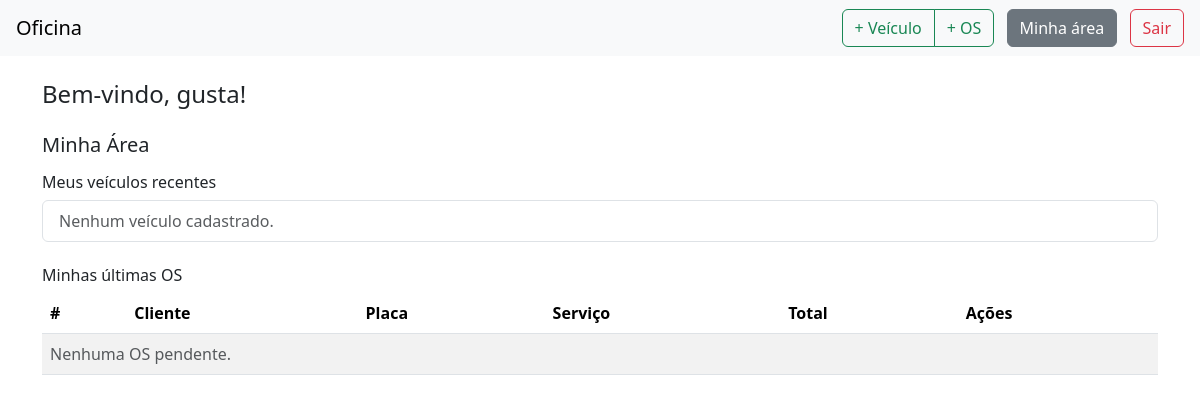
/area/ (signed in), run on an earlier commit of the app's database.
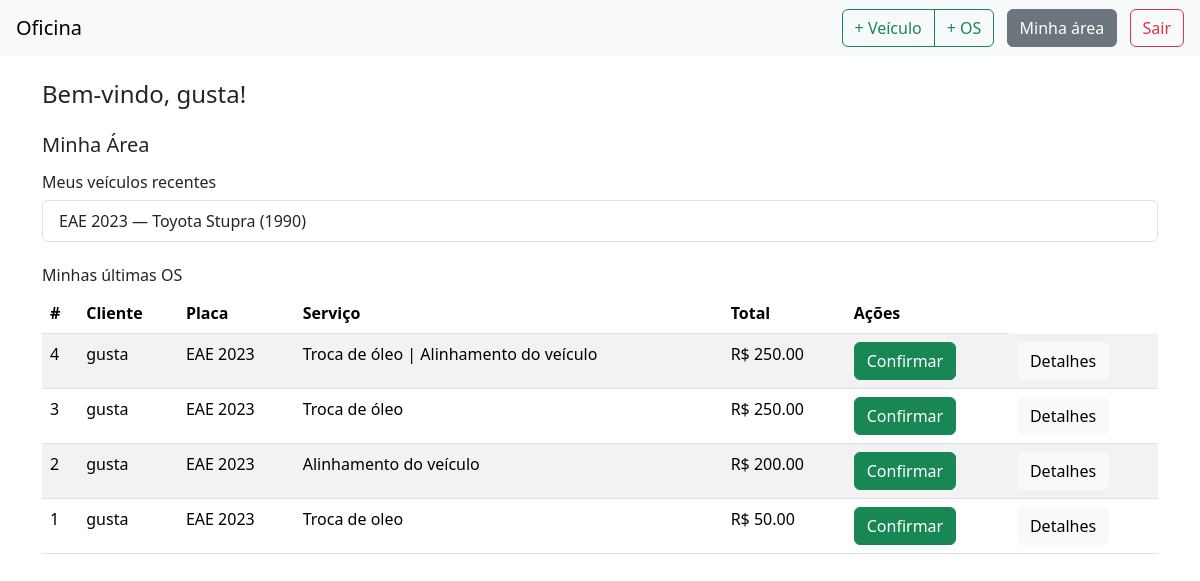
And on a later commit of the database.
### core/models.py (models this page shows, shortened)
class TimeStamped(models.Model):
    created_at = models.DateTimeField(auto_now_add=True)
    updated_at = models.DateTimeField(auto_now=True)
    class Meta:
        abstract = True  # não cria tabela, só serve pra herança

class Vehicle(TimeStamped):
    owner = models.ForeignKey(User, on_delete=models.CASCADE, related_name="vehicles")
    plate = models.CharField("Placa", max_length=10, unique=True)
    make = models.CharField("Marca", max_length=60)
    model = models.CharField(max_length=80)
    year = models.PositiveIntegerField()
    notes = models.TextField(blank=True)

class WorkOrder(TimeStamped):
    STATUS = [
        ("open", "Aberta"),
        ("in_progress", "Em execução"),
        ("done", "Concluída"),
        ("canceled", "Cancelada"),
    ]
    title = models.CharField("Título da OS", max_length=100, blank=True, default="")
    vehicle = models.ForeignKey(Vehicle, on_delete=models.CASCADE, related_name="work_orders")
    opened_by = models.ForeignKey(User, on_delete=models.SET_NULL, null=True, blank=True, related_name="opened_orders")
    assigned_mechanic = models.ForeignKey(Mechanic, on_delete=models.SET_NULL, null=True, blank=True, related_name="orders")
    status = models.CharField(max_length=20, choices=STATUS, default="open")
    opened_at = models.DateTimeField(default=timezone.now)
    closed_at = models.DateTimeField(null=True, blank=True)
    notes = models.TextField(blank=True)
    customer_confirmed = models.BooleanField(default=False)  # cliente confirma a OS
    @property
    def total(self):
        return round(sum(wi.subtotal for wi in self.items.all()), 2)

class WorkItem(TimeStamped):
    workorder = models.ForeignKey(WorkOrder, on_delete=models.CASCADE, related_name="items")
    service = models.ForeignKey(Service, on_delete=models.PROTECT, related_name="work_items")
    quantity = models.PositiveIntegerField(default=1, validators=[MinValueValidator(1)])
    unit_price = models.DecimalField(max_digits=10, decimal_places=2, validators=[MinValueValidator(0)])
    @property
    def subtotal(self):
        return round(self.quantity * self.unit_price, 2)

### core/views.py (the view)
# urls.py: path("area/", views.user_area, name="user_area"),
@login_required
@login_required
def user_area(request):
    vehicles = (
        Vehicle.objects
        .filter(owner=request.user)
        .order_by("-created_at")[:5]
    )
    orders = (
        WorkOrder.objects
        .filter(vehicle__owner=request.user, customer_confirmed=False)  # <--
        .select_related("vehicle", "vehicle__owner", "assigned_mechanic")
        .order_by("-created_at")[:5]
    )
    context = {
        "vehicles": vehicles,
        "orders": orders,
        "username": request.user.username,
    }
    return render(request, "user_area.html", context)

### templates/user_area.html (shortened to what this page needs)
{% extends "base.html" %}
{% block content %}
<h1 class="h4 mb-3">Bem-vindo, {{ username }}!</h1>
<h2 class="h5 mt-4">Minha Área</h2>
<h3 class="h6 mt-3">Meus veículos recentes</h3>
<ul class="list-group mb-4">
  {% for v in vehicles %}
    <li class="list-group-item">{{ v.plate }} — {{ v.make }} {{ v.model }} ({{ v.year }})</li>
  {% empty %}
    <li class="list-group-item text-muted">Nenhum veículo cadastrado.</li>
  {% endfor %}
</ul>
<h3 class="h6">Minhas últimas OS</h3>
<table class="table table-striped">
  <thead>
    <tr>
      <th>#</th>
      <th>Cliente</th>
      <th>Placa</th>
      <th>Serviço</th>
      <th>Total</th>
      <th>Ações</th>
    </tr>
  </thead>
  <tbody id="tbody-os">
  {% for os in orders %}
    <tr id="os-{{ os.id }}">
      <td>{{ os.id }}</td>
      <td>
        {% if os.vehicle.owner.get_full_name %}
          {{ os.vehicle.owner.get_full_name }}
        {% else %}
          {{ os.vehicle.owner.username }}
        {% endif %}
      </td>
      <td>{{ os.vehicle.plate }}</td>
      <td>{{ os.title|default:"—" }}</td>
      <td>R$ {{ os.total|floatformat:2 }}</td>
      <td>
        {% if os.customer_confirmed %}
          <button class="btn btn-secondary" disabled>Confirmado</button>
        {% else %}
          <button class="btn btn-success btn-confirmar" data-id="{{ os.id }}">
            Confirmar
          </button>
        {% endif %}
      </td>
      <td>
        <button class="btn btn-light btn-detalhes" data-id="{{ os.id }}">Detalhes</button>
      </td>
    </tr>
  {% empty %}
    <tr><td colspan="6" class="text-muted">Nenhuma OS pendente.</td></tr>
  {% endfor %}
  </tbody>
</table>
{% endblock %}

What changed in the data, as far as the page shows it:
added Vehicle: plate "EAE 2023", make "Toyota", model "Stupra", year "1990"
added WorkOrder: id "4", vehicle.owner.username "gusta", vehicle.plate "EAE 2023", title "Troca de óleo | Alinhamento do veículo", total "250.00"
added WorkOrder: id "3", vehicle.owner.username "gusta", vehicle.plate "EAE 2023", title "Troca de óleo", total "250.00"
added WorkOrder: id "2", vehicle.owner.username "gusta", vehicle.plate "EAE 2023", title "Alinhamento do veículo", total "200.00"
added WorkOrder: id "1", vehicle.owner.username "gusta", vehicle.plate "EAE 2023", title "Troca de oleo", total "50.00"
Also different on the page:
text no longer shown: "Nenhum veículo cadastrado. Nenhuma OS pendente."
